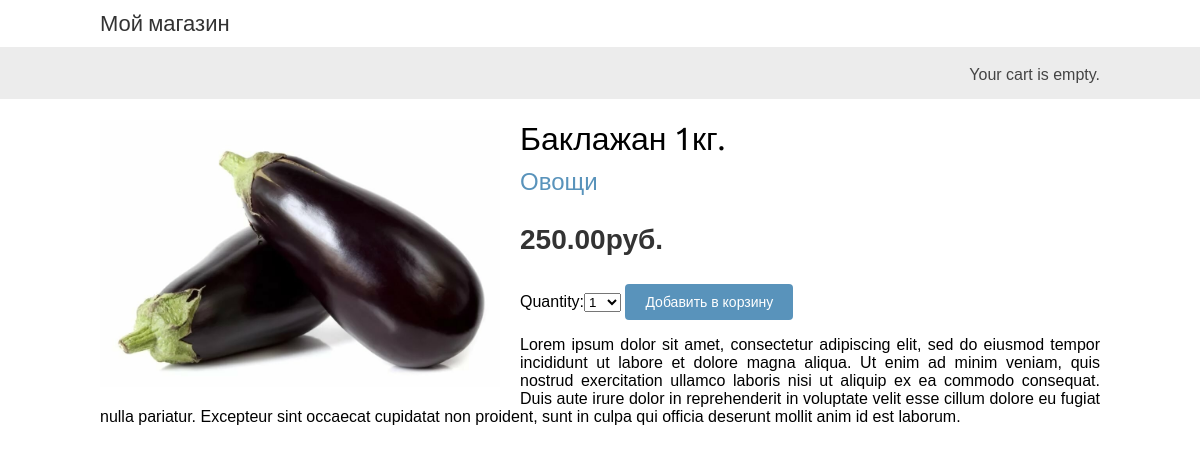
The page /4/baklazhan-1kg/ on the database its author committed.
### shop/models.py (models this page shows, shortened)
class Product(models.Model):
    category = models.ForeignKey(Category, related_name='products', on_delete=models.CASCADE, verbose_name='Категория')
    name = models.CharField(max_length=200, db_index=True, verbose_name='Наименование')
    slug = models.SlugField(max_length=200, db_index=True, verbose_name='Уникальное значение')
    image = models.ImageField(upload_to='products/%Y/%m/%d', blank=True, verbose_name='Фото')
    description = models.TextField(blank=True, verbose_name='Описание')
    price = models.DecimalField(max_digits=10, decimal_places=2, verbose_name='Цена')
    available = models.BooleanField(default=True, verbose_name='Наличие')
    created = models.DateTimeField(auto_now_add=True, verbose_name='Создан')
    updated = models.DateTimeField(auto_now=True, verbose_name='Обновлен')
    class Meta:
        ordering = ('name',)
        verbose_name = 'Товар'
        verbose_name_plural = 'Товары'
        index_together = (('id', 'slug'),)

class Category(models.Model):
    name = models.CharField(max_length=200, db_index=True, verbose_name='Наименование')
    slug = models.SlugField(max_length=200, unique=True, verbose_name='Уникальное значение')
    class Meta:
        ordering = ('name',)
        verbose_name = 'Категория'
        verbose_name_plural = 'Категории'
    def get_absolute_url(self):
        return reverse('shop:product_list_by_category', args=[self.slug])
    def __str__(self):
        return self.name

### shop/views.py (the view)
# urls.py: path('<int:id>/<slug:slug>/', views.product_detail, name='product_detail'),
def product_detail(request, id, slug):
    product = get_object_or_404(Product, id=id, slug=slug, available=True)
    cart_product_form = CartAddProductForm()
    context = {'product': product,
               'cart_product_form': cart_product_form}
    return render(request, 'shop/product/detail.html', context)

### cart/forms.py
class CartAddProductForm(forms.Form):
    quantity = forms.TypedChoiceField(choices=PRODUCT_QUANTITY_CHOICES,
                                      coerce=int)
    override = forms.BooleanField(required=False,
                                  initial=False,
                                  widget=forms.HiddenInput)

### cart/cart.py (called while the page is built)
    def __len__(self):
        return sum(item['quantity'] for item in self.cart.values())

### cart/context_processors.py (called while the page is built)
def cart(request):
    return {'cart': Cart(request)}

### shop/templates/shop/product/detail.html (shortened to what this page needs)
{% extends "shop/base.html" %}
{% load static %}
{% block content %}
    <div class="product-detail">
        <img src="{% if product.image %}{{ product.image.url }}{% else %}{% static 'img/no_image.png' %}{% endif %}">
        <h1>{{ product.name }}</h1>
        <h2>
            <a href="{{ product.category.get_absolute_url }}">
                {{ product.category }}
            </a>
        </h2>
        <p class="price">{{ product.price }}руб.</p>
        <form action="{% url 'cart:cart_add' product.id %}" method="post">
            {{ cart_product_form }}
            <input type="submit" value="Добавить в корзину">
        </form>
        {{ product.description|linebreaks }}
    </div>
{% endblock %}

### shop/static/css/base.css (style rules this page uses)
body { margin:0; padding:0; font-family:helvetica, sans-serif; }
h1, h2, h3, h4, h5 , h6 { font-family: 'Ubuntu', sans-serif; font-weight:normal; }
a { text-decoration:none; color:#5993bb; }
a.button, input[type="submit"] { color:#fff; background:#5993bb; border-radius:4px; padding:10px 20px; font-size:14px; border:0; }
.product-detail { text-align:justify; }
.product-detail .price { color:#333; font-size:28px; font-weight:bold; }
.product-detail img { width:40%; float:left; padding:0 20px 20px 0; }
.product-detail h1 { margin-bottom:0; }
.product-detail h2 { margin-top:10px; }

### rows shown on the page
Product: image (picture), name "Баклажан 1кг.", category "Овощи", price "250.00", description "Lorem ipsum dolor sit amet, consectetur adipiscing elit, sed do eiusmod tempor incididunt ut labore et dolore magna aliqua. Ut enim ad minim veniam, quis nostrud exercitation ullamco laboris nisi ut aliquip ex ea commodo consequat. Duis aute irure dolor in reprehenderit in voluptate velit esse cillum dolore eu fugiat nulla pariatur. Excepteur sint occaecat cupidatat non proident, sunt in culpa qui officia deserunt mollit anim id est laborum."
